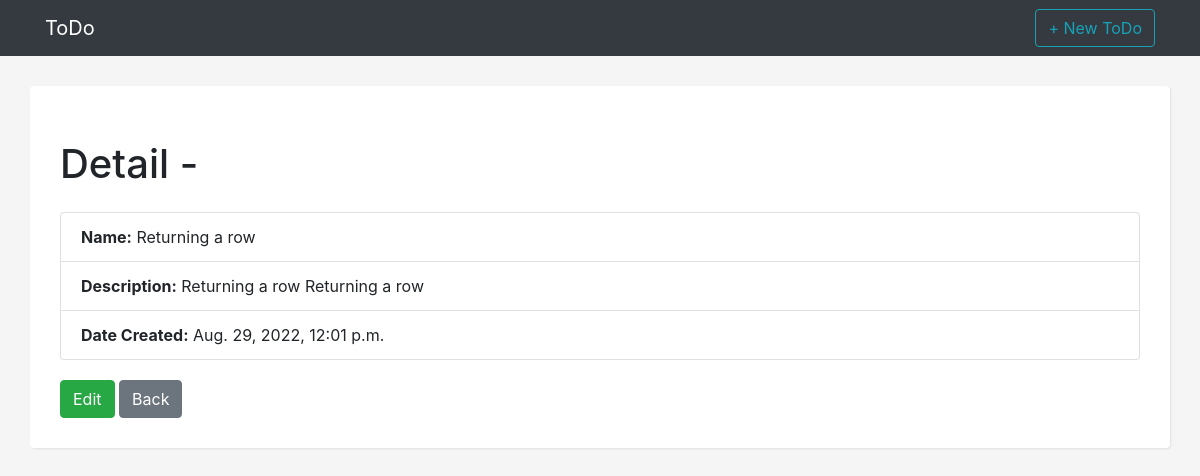
The page /detail/4 on the database its author committed.
### ToDo/models.py (models this page shows, shortened)
class Todo(models.Model):
     title = models.CharField( max_length=50,unique=True)
     descriptions = models.TextField()
     date_created = models.DateTimeField(default=timezone.now)
     class Meta:
          ordering = ['-date_created']

### ToDo/views.py (the view)
# urls.py: path('detail/<int:pk>',ToDoDetailView.as_view(),name='todo-detail'),
class ToDoDetailView(DetailView):
    model = Todo
    template_name = "todo_detail.html"

### ToDo/templates/todo_detail.html (shortened to what this page needs)
{% extends 'base.html' %}
{% block content %}
    <h1 class="my-4">Detail -
    </h1>
    <div class="row">
        <div class="col-12">
            <ul class="list-group">
              <li class="list-group-item"><strong>Name:</strong> {{ object.title }}</li>
              <li class="list-group-item"><strong>Description:</strong> {{ object.descriptions }}</li>
              <li class="list-group-item"><strong>Date Created:</strong> {{ object.date_created }}</li>
            </ul>
        </div>
    </div>
    <div class="row top-buffer">
        <div class="col-12">
                <a href="{% url 'todo-update' object.id %}"><button type="button" class="btn btn-success">Edit</button></a>
                <a href="{% url 'todo-list' %}"><button type="button" class="btn btn-secondary">Back</button></a>
        </div>
    </div>
{% endblock %}

### static/css/style.css (style rules this page uses)
body { background: whitesmoke }
.top-buffer { margin-top:20px; }

### rows shown on the page
Todo: title "Returning a row", descriptions "Returning a row Returning a row", date_created "Aug. 29, 2022, 12:01 p.m."
